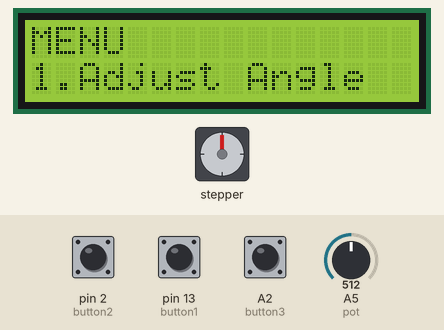
Simulated run of this sketch. Board: Arduino Uno, built with avr-gcc and run on an emulated ATmega328P. On the bench: 16×2 character LCD, stepper motor. Inputs (shaded band) come from the test bench; at power-on: pin 2 (button2) HIGH, A2 (button3) HIGH, pin 13 (button1) HIGH, A5 (pot) = 512. Stepper angles assume 2048 steps per turn; what the sketch prints to the serial monitor is not drawn.

Above: at 1.2 s.
1.3 s: pin 2 (button2) pulled LOW for 0.15 s
At 2.1 s:
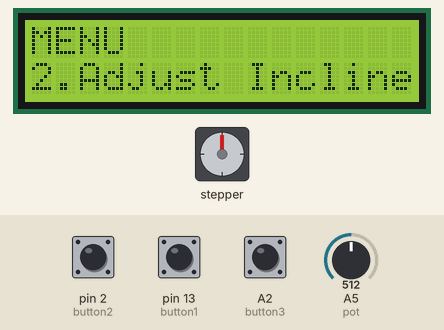
2.9 s: A2 (button3) pulled LOW for 0.15 s
At 4.1 s:
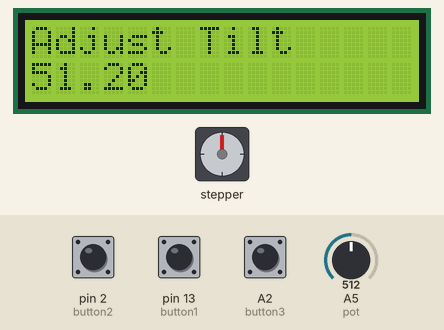
4.5 s: pin 13 (button1) pulled LOW for 0.15 s
At 5.01 s:
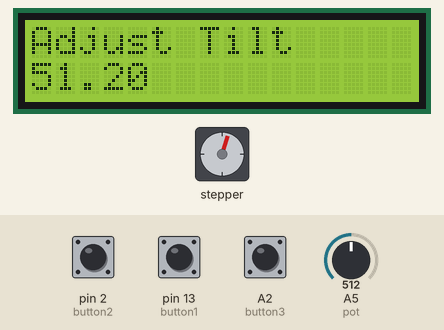
6.9 s: pin 2 (button2) pulled LOW for 3.2 s
At 10.5 s:
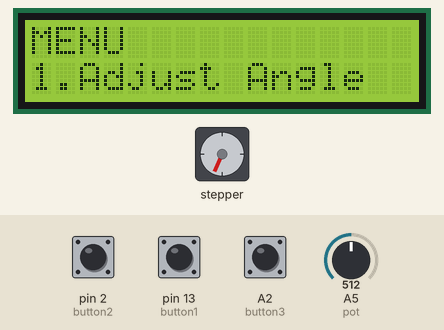
11.6 s: A2 (button3) pulled LOW for 1 s
At 11.9 s:
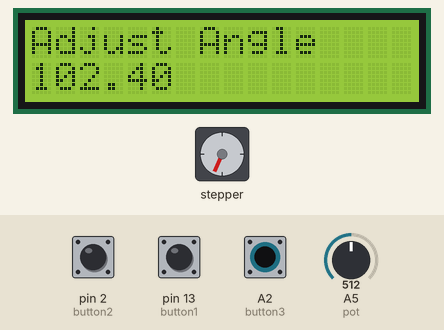
15.6 s: A5 (pot) set to 716
At 17.0 s:
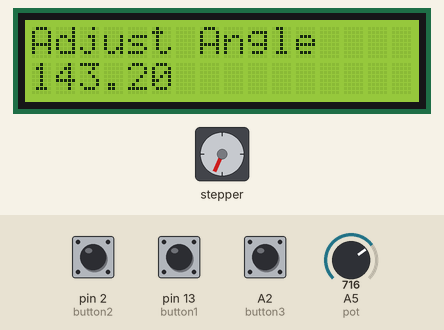
Timing chart, 0 to 18.6 s (numbered marks = the images above; inputs shaded):
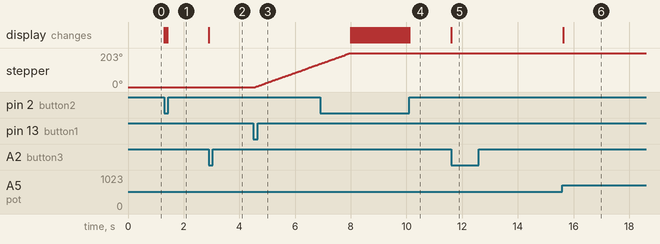

The sketch:

SUCC_V1.ino
```cpp
// TEAM SUCC - Control Arduino 1 V1.2
// Name: Yasith De Silva

#include <LiquidCrystal.h>
#include <Stepper.h>

//Create Liquid Crystal Object called LCD and assigns pins
LiquidCrystal LCD(7, 8, 9, 10, 11, 12);
Stepper stepper = Stepper(2048, 3, 5, 4, 6); // 3 4 5 6

int button1 =13;
int button2 =2;
int button3 =A2;
double pot = A5;

bool buttonState1;
bool buttonState2;
bool buttonState3;

int delayAmount=50;
int menu=0;
double angle;

int stepPos=0;
int currentPos=0;

void setup() {
  // put your setup code here, to run once:
  Serial.begin(9600);
  pinMode(button1,INPUT_PULLUP);
  pinMode(button2,INPUT_PULLUP);
  pinMode(button3,INPUT_PULLUP);
  pinMode(pot,INPUT);

  stepper.setSpeed(10);

  LCD.begin(16,2);
  LCD.clear();
  LCD.setCursor(0,0);
  LCD.print("MENU ");
  LCD.setCursor(0,1);
  LCD.print("1.Adjust Angle");

  buttonState1= digitalRead(button1);
  buttonState2= digitalRead(button2);
  buttonState3= digitalRead(button3);
}

void loop() {
  buttonState1= digitalRead(button1);
  buttonState2= digitalRead(button2);
  buttonState3= digitalRead(button3);

  if (buttonState1==0 && menu==0) {
    LCD.clear();
    LCD.setCursor(0,0);
    LCD.print("MENU ");
    LCD.setCursor(0,1);
    LCD.print("2.Adjust Incline");
    menu++;
    delay(delayAmount);
  } else if (buttonState2==0 && menu==1) {
    LCD.clear();
    LCD.setCursor(0,0);
    LCD.print("MENU ");
    LCD.setCursor(0,1);
    LCD.print("1.Adjust Angle");
    menu--;
    delay(delayAmount);
  } else if (buttonState1==0 && menu==1) {
    LCD.clear();
    LCD.setCursor(0,0);
    LCD.print("MENU ");
    LCD.setCursor(0,1);
    LCD.print("1.Adjust Angle");
    menu--;
    delay(delayAmount);
  } else if (buttonState2==0 && menu==0) {
    LCD.clear();
    LCD.setCursor(0,0);
    LCD.print("MENU ");
    LCD.setCursor(0,1);
    LCD.print("2.Adjust Incline");
    menu++;
    delay(delayAmount);
  }

  if (menu==0 && buttonState3==0){
    adjustAngle();
    LCD.clear();
    LCD.setCursor(0,0);
    LCD.print("MENU ");
    LCD.setCursor(0,1);
    LCD.print("1.Adjust Angle");
  } else if (menu==1 && buttonState3==0){
    adjustTilt();
    LCD.clear();
    LCD.setCursor(0,0);
    LCD.print("MENU ");
    LCD.setCursor(0,1);
    LCD.print("2.Adjust Incline");
  }

  // put your main code here, to run repeatedly:
}

int adjustAngle(){
  char TempString[10];  //  Hold The Convert Data
  LCD.clear();
  LCD.setCursor(0,0);
  LCD.print("Adjust Angle ");

  while (true){

    buttonState1= digitalRead(button1);
    buttonState3= digitalRead(button3);
    angle =  analogRead(pot);

    //this will be updated with incremental encoder code
    angle =  analogRead(pot)/(900.00)*180;

    dtostrf(angle,5,5,TempString);
 // dtostrf( [doubleVar] , [sizeBeforePoint] , [sizeAfterPoint] , [WhereToStoreIt] )

    //Serial.write(TempString,5);
    Serial.println(angle);
    LCD.setCursor(0,1);
    LCD.print(angle,2);
    delay(delayAmount);

    if (buttonState1==0){

      break; //setup motor code function
    }
    LCD.setCursor(0,1);
    LCD.print("                ");
  }
}


void adjustTilt(){

  LCD.clear();
  LCD.setCursor(0,0);
  LCD.print("Adjust Tilt ");

  while (true){
    buttonState1= digitalRead(button1);
    buttonState3= digitalRead(button3);
    angle =  analogRead(pot);

    angle =  analogRead(pot)/(900.00)*90;

    LCD.setCursor(0,1);
    LCD.print(angle,2);
    delay(delayAmount);

    if (buttonState1==0){
      motorTilt(angle);
      break; //setup motor code function
    }

    LCD.setCursor(0,1);
    LCD.print("                ");
  }
}

void motorTurnint(double angle){

}

void motorTilt(double angle){
   stepPos = map(angle, 0.00, 90, 0.00, 2048.00);
   stepper.step(stepPos+currentPos);
   currentPos+=stepPos;
}

//for mapping servo (not needed for stepper)
long fmap(double x, double in_min, double in_max, double out_min, double out_max) {
  return (x - in_min) * (out_max - out_min) / (in_max - in_min) + out_min;
}
```

Measured:
- after the input at 1.3 s, the display: changes at once (image 1)
- after the input at 2.9 s, the display: changes at once (image 2)
- after the input at 4.5 s, stepper: keeps turning clockwise at about 60°/s, starting after 0.07 s
- after the input at 6.9 s, the display: changes after 1.1 s (image 4)
- after the input at 11.6 s, the display: changes at once (image 5)
- after the input at 15.6 s, the display: changes at once (image 6)
